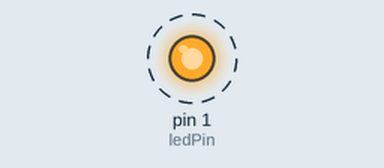
Simulated run of this sketch. Board: Arduino Uno, built with avr-gcc and run on an emulated ATmega328P. On the bench: output pins drawn as LEDs (lit = HIGH). Dashed ring = blinking.

Above: at 0.5 s.
Timing chart, 0 to 4.6 s (numbered marks = the images above):
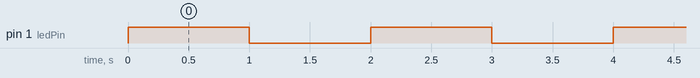

The sketch:

Project_1.ino
```cpp
int ledPin = 1;

void setup() {
  pinMode(ledPin, OUTPUT);
}

void loop() {
  digitalWrite(ledPin, HIGH);
  delay(1000); //wait one second
  digitalWrite(ledPin, LOW);
  delay(1000); //wait another second
}
```

Measured:
- by itself, pin 1 (ledPin): alternates HIGH for 1.0 s and LOW for 1.0 s
